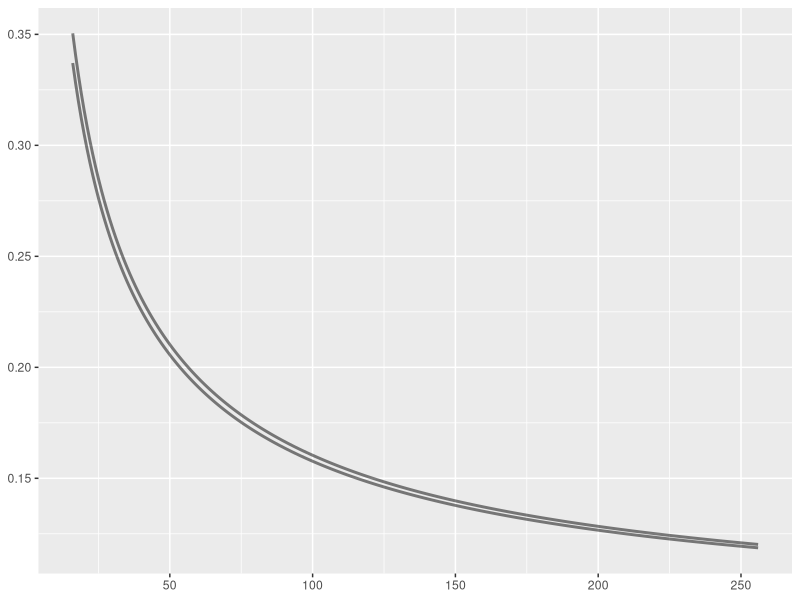
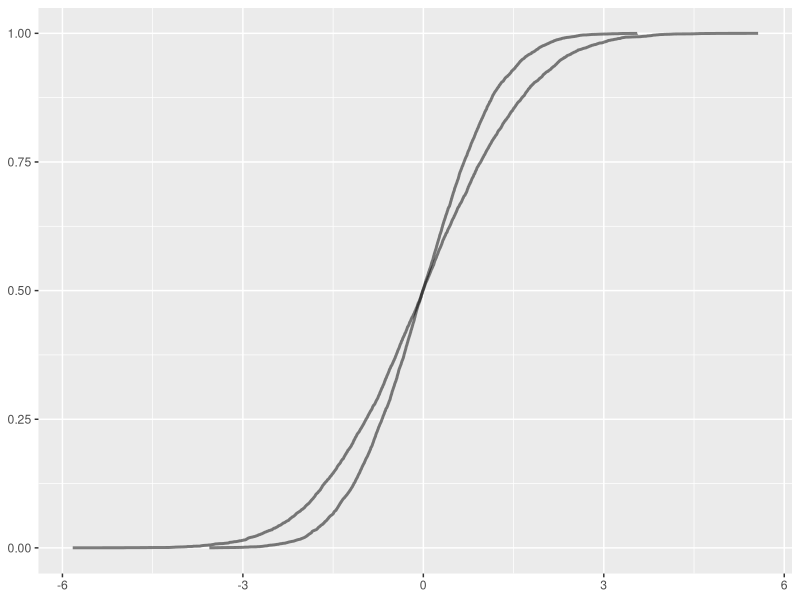
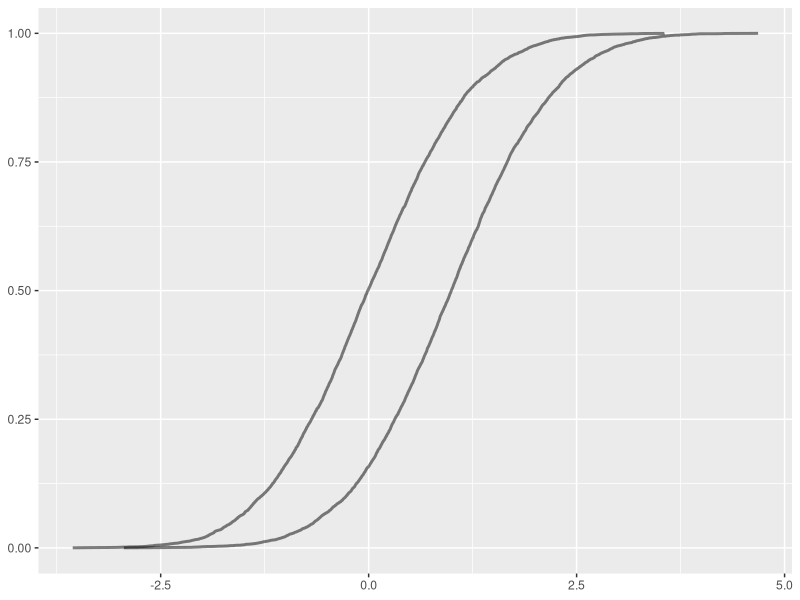
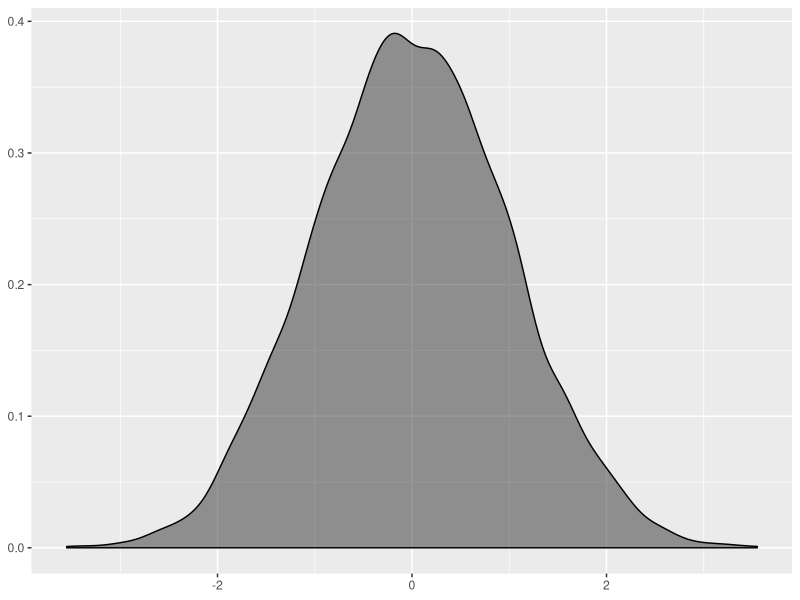
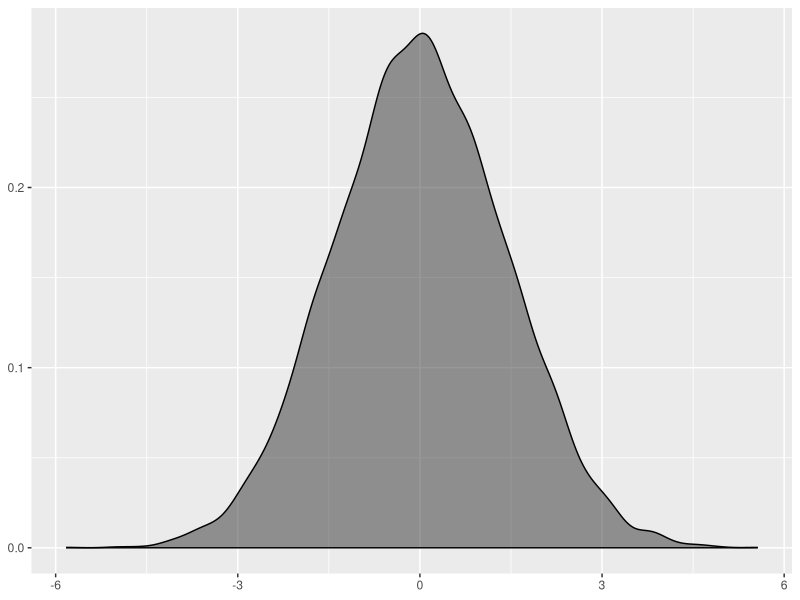
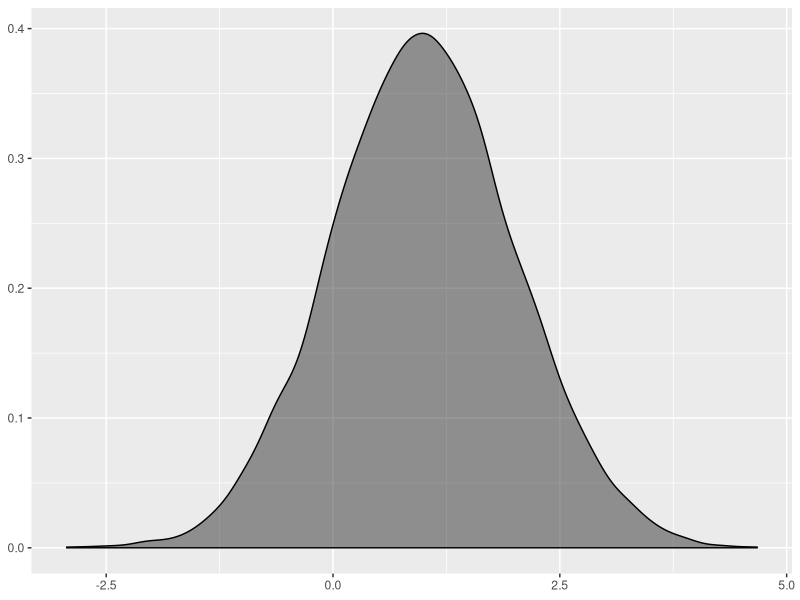
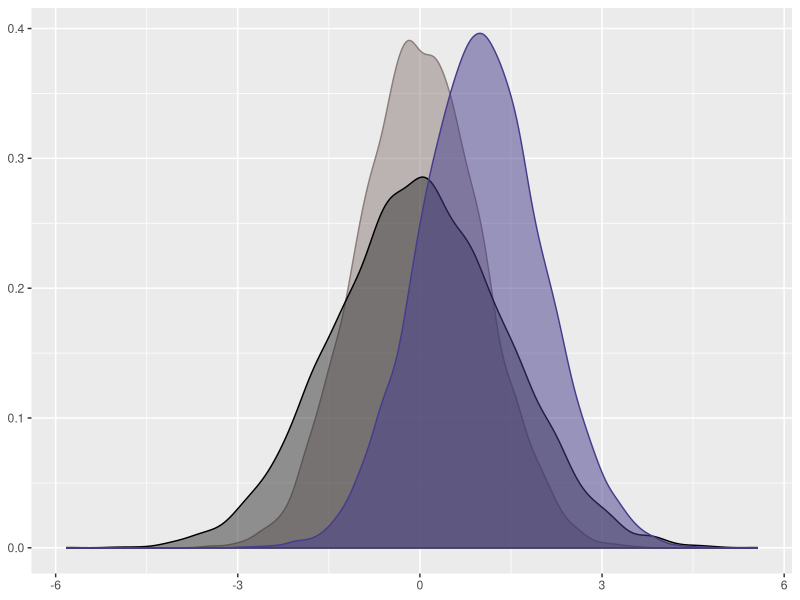
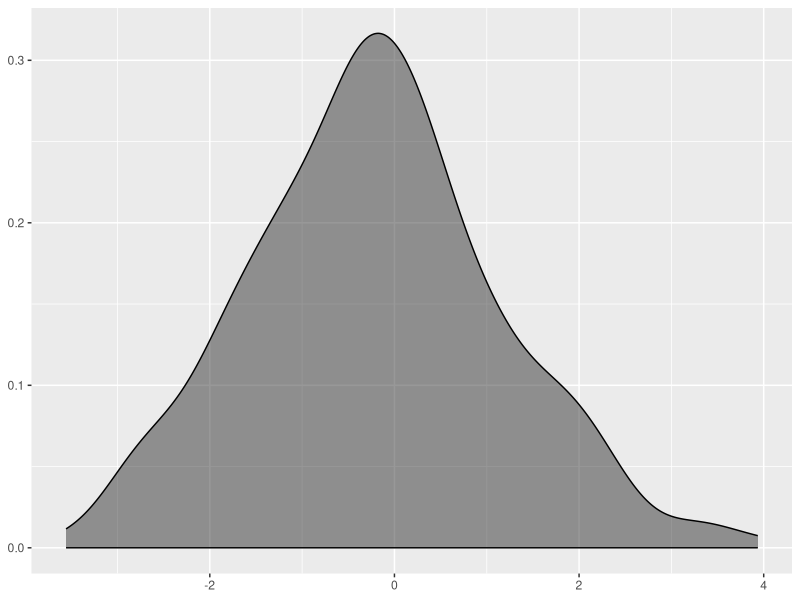

Write R code to recreate these figures, in order.
## ---- chunk 1
require(ggplot2)
require(scales)

knitr::opts_chunk$set(fig.path='../doc/images/')
knitr::opts_chunk$set(out.width = '400px')
knitr::opts_chunk$set(dpi=200)
## ---- chunk 2
critical_values <- read.table("critical_values.tsv", sep="\t", header=TRUE)
colnames(critical_values) <- c("n1", "n2", "confidence", "numerical_recipes")
critical_values$confidence <- as.numeric(as.character(critical_values$confidence))
critical_values$n1 <- as.numeric(as.character(critical_values$n1))
critical_values$n2 <- as.numeric(as.character(critical_values$n2))
critical_values$numerical_recipes <- as.numeric(as.character(critical_values$numerical_recipes))

critical_values <- critical_values[critical_values$confidence == 0.95,]

calculate_critical_value_wikipedia_95 <- function(n1, n2) {  
  factor = (n1 + n2) / (n1 * n2);
  return (1.36 * sqrt(factor));
}

critical_values$wikipedia <- calculate_critical_value_wikipedia_95(
  critical_values$n1, critical_values$n2
)

normal01 <- read.table("normal_0_1.tsv", sep="\t", header=FALSE)
colnames(normal01) <- c("x")
normal01$ecdf <- ecdf(normal01$x)(normal01$x)

normal012 <- read.table("normal_0_1.2.tsv", sep="\t", header=FALSE)
colnames(normal012) <- c("x")
normal012$ecdf <- ecdf(normal012$x)(normal012$x)

normal014 <- read.table("normal_0_1.4.tsv", sep="\t", header=FALSE)
colnames(normal014) <- c("x")
normal014$ecdf <- ecdf(normal014$x)(normal014$x)

normal02 <- read.table("normal_0_2.tsv", sep="\t", header=FALSE)
colnames(normal02) <- c("x")
normal02$ecdf <- ecdf(normal02$x)(normal02$x)

normal021 <- read.table("normal_0_2.1.tsv", sep="\t", header=FALSE)
colnames(normal021) <- c("x")
normal021$ecdf <- ecdf(normal021$x)(normal021$x)

normal022 <- read.table("normal_0_2.2.tsv", sep="\t", header=FALSE)
colnames(normal022) <- c("x")
normal022$ecdf <- ecdf(normal022$x)(normal022$x)

normal023 <- read.table("normal_0_2.3.tsv", sep="\t", header=FALSE)
colnames(normal023) <- c("x")
normal023$ecdf <- ecdf(normal023$x)(normal023$x)

normal024 <- read.table("normal_0_2.4.tsv", sep="\t", header=FALSE)
colnames(normal024) <- c("x")
normal024$ecdf <- ecdf(normal024$x)(normal024$x)

normal11 <- read.table("normal_1_1.tsv", sep="\t", header=FALSE)
colnames(normal11) <- c("x")
normal11$ecdf <- ecdf(normal11$x)(normal11$x)

http <- read.table("http.tsv", sep="\t", header=TRUE)
colnames(http) <- c("ctime", "dtime", "ttime", "wait")
http$ctime <- as.numeric(as.character(http$ctime))
http$dtime <- as.numeric(as.character(http$dtime))
http$ttime <- as.numeric(as.character(http$ttime))
http$wait <- as.numeric(as.character(http$wait))
http$idx <- 1:nrow(http)
http$ttime_ecdf <- ecdf(http$ttime)(http$ttime)

http1 <- read.table("http.1.tsv", sep="\t", header=TRUE)
colnames(http1) <- c("ctime", "dtime", "ttime", "wait")
http1$ctime <- as.numeric(as.character(http1$ctime))
http1$dtime <- as.numeric(as.character(http1$dtime))
http1$ttime <- as.numeric(as.character(http1$ttime))
http1$wait <- as.numeric(as.character(http1$wait))
http1$idx <- 1:nrow(http1)
http1$ttime_ecdf <- ecdf(http1$ttime)(http1$ttime)

http2 <- read.table("http.2.tsv", sep="\t", header=TRUE)
colnames(http2) <- c("ctime", "dtime", "ttime", "wait")
http2$ctime <- as.numeric(as.character(http2$ctime))
http2$dtime <- as.numeric(as.character(http2$dtime))
http2$ttime <- as.numeric(as.character(http2$ttime))
http2$wait <- as.numeric(as.character(http2$wait))
http2$idx <- 1:nrow(http1)
http2$ttime_ecdf <- ecdf(http2$ttime)(http2$ttime)

http3 <- read.table("http.3.tsv", sep="\t", header=TRUE)
colnames(http3) <- c("ctime", "dtime", "ttime", "wait")
http3$ctime <- as.numeric(as.character(http3$ctime))
http3$dtime <- as.numeric(as.character(http3$dtime))
http3$ttime <- as.numeric(as.character(http3$ttime))
http3$wait <- as.numeric(as.character(http3$wait))
http3$idx <- 1:nrow(http1)
http3$ttime_ecdf <- ecdf(http3$ttime)(http3$ttime)

http4 <- read.table("http.4.tsv", sep="\t", header=TRUE)
colnames(http4) <- c("ctime", "dtime", "ttime", "wait")
http4$ctime <- as.numeric(as.character(http4$ctime))
http4$dtime <- as.numeric(as.character(http4$dtime))
http4$ttime <- as.numeric(as.character(http4$ttime))
http4$wait <- as.numeric(as.character(http4$wait))
http4$idx <- 1:nrow(http1)
http4$ttime_ecdf <- ecdf(http4$ttime)(http4$ttime)

twtr <- read.table("twtr.tsv", sep="\t", header=TRUE)
twtr$open_ecdf <- ecdf(twtr$open)(twtr$open)
twtr$volume_ecdf <- ecdf(twtr$volume)(twtr$volume)
## ---- chunk 3
ggplot(critical_values, aes(x=n2, y=wikipedia)) +
  geom_line(alpha=0.5, size=1) +
  geom_line(alpha=0.5, size=1, aes(x=n2, y=numerical_recipes)) +
  theme(axis.title.x = element_blank(), axis.title.y = element_blank()) +
  scale_y_continuous(labels=comma)
## ---- chunk 4
ggplot(normal01, aes(x=x, y=ecdf)) +
  geom_line(alpha=0.5, size=1) +
  geom_line(data=normal02, alpha=0.5, size=1) +
  theme(axis.title.x = element_blank(), axis.title.y = element_blank()) +
  scale_y_continuous(labels=comma)
## ---- chunk 5
ggplot(normal01, aes(x=x, y=ecdf)) +
  geom_line(alpha=0.5, size=1) +
  geom_line(data=normal11, alpha=0.5, size=1) +
  theme(axis.title.x = element_blank(), axis.title.y = element_blank()) +
  scale_y_continuous(labels=comma)
## ---- chunk 6
ggplot(normal01, aes(x=x)) +
  stat_density(alpha=0.5, colour="black") +
  theme(axis.title.x = element_blank(), axis.title.y = element_blank()) +
  scale_y_continuous(labels=comma)
## ---- chunk 7
ggplot(normal02, aes(x=x)) +
  stat_density(alpha=0.5, colour="black") +
  theme(axis.title.x = element_blank(), axis.title.y = element_blank()) +
  scale_y_continuous(labels=comma)
## ---- chunk 8
ggplot(normal11, aes(x=x)) +
  stat_density(alpha=0.5, colour="black") +
  theme(axis.title.x = element_blank(), axis.title.y = element_blank()) +
  scale_y_continuous(labels=comma)
## ---- chunk 9
ggplot(normal01, aes(x=x)) +
  stat_density(alpha=0.5, colour="mistyrose4", fill="mistyrose4") +
  stat_density(data=normal02, alpha=0.5, colour="black") +
  stat_density(data=normal11, alpha=0.5, colour="slateblue4", fill="slateblue4") +
  theme(axis.title.x = element_blank(), axis.title.y = element_blank()) +
  scale_y_continuous(labels=comma)
## ---- chunk 10
ggplot(normal021, aes(x=x)) +
  stat_density(alpha=0.5, colour="black") +
  theme(axis.title.x = element_blank(), axis.title.y = element_blank()) +
  scale_y_continuous(labels=comma)
## ---- chunk 11
ggplot(normal02, aes(x=x)) +
  stat_density(alpha=0.5, colour="mistyrose4", fill="mistyrose4") +
  stat_density(data=normal021, alpha=0.5, colour="slateblue4", fill="slateblue4") +
  theme(axis.title.x = element_blank(), axis.title.y = element_blank()) +
  scale_y_continuous(labels=comma)
## ---- chunk 12
ggplot(normal02, aes(x=x, y=ecdf)) +
  geom_line(alpha=0.5, size=1) +
  geom_line(data=normal021, alpha=0.5, size=1) +
  theme(axis.title.x = element_blank(), axis.title.y = element_blank()) +
  scale_y_continuous(labels=comma)
## ---- chunk 13
ggplot(normal02, aes(x=x, y=ecdf)) +
  geom_line(alpha=0.5, size=1) +
  geom_line(data=normal022, alpha=0.5, size=1) +
  theme(axis.title.x = element_blank(), axis.title.y = element_blank()) +
  scale_y_continuous(labels=comma)
## ---- chunk 14
ggplot(normal02, aes(x=x, y=ecdf)) +
  geom_line(alpha=0.5, size=1) +
  geom_line(data=normal023, alpha=0.5, size=1) +
  theme(axis.title.x = element_blank(), axis.title.y = element_blank()) +
  scale_y_continuous(labels=comma)
## ---- chunk 15
ggplot(normal02, aes(x=x, y=ecdf)) +
  geom_line(alpha=0.5, size=1) +
  geom_line(data=normal024, alpha=0.5, size=1) +
  theme(axis.title.x = element_blank(), axis.title.y = element_blank()) +
  scale_y_continuous(labels=comma)
## ---- chunk 16
ggplot(normal022, aes(x=x)) +
  stat_density(alpha=0.5, colour="slateblue4", fill="slateblue4") +
  stat_density(data=normal012, alpha=0.5, colour="mistyrose4", fill="mistyrose4") +
  theme(axis.title.x = element_blank(), axis.title.y = element_blank()) +
  scale_y_continuous(labels=comma)
## ---- chunk 17
ggplot(normal022, aes(x=x, y=ecdf)) +
  geom_line(alpha=0.5, size=1) +
  geom_line(data=normal012, alpha=0.5, size=1) +
  theme(axis.title.x = element_blank(), axis.title.y = element_blank()) +
  scale_y_continuous(labels=comma)
## ---- chunk 18
ggplot(normal021, aes(x=x)) +
  stat_density(alpha=0.5, colour="slateblue4", fill="slateblue4") +
  stat_density(data=normal014, alpha=0.5, colour="mistyrose4", fill="mistyrose4") +
  theme(axis.title.x = element_blank(), axis.title.y = element_blank()) +
  scale_y_continuous(labels=comma)
## ---- chunk 19
ggplot(normal021, aes(x=x, y=ecdf)) +
  geom_line(alpha=0.5, size=1) +
  geom_line(data=normal014, alpha=0.5, size=1) +
  theme(axis.title.x = element_blank(), axis.title.y = element_blank()) +
  scale_y_continuous(labels=comma)
## ---- chunk 20
ggplot(http, aes(x=idx, y=ttime)) +
  geom_line(alpha=0.5) +
  theme(axis.title.x = element_blank(), axis.title.y = element_blank()) +
  scale_y_continuous(labels=comma)
## ---- chunk 21
ggplot(http, aes(x=ttime)) +
  stat_density(alpha=0.5, colour="black") +
  theme(axis.title.x = element_blank(), axis.title.y = element_blank()) +
  scale_y_continuous(labels=comma)
## ---- chunk 22
ggplot(http, aes(x=ttime, y=ttime_ecdf)) +
  geom_line(alpha=0.5, size=1) +
  theme(axis.title.x = element_blank(), axis.title.y = element_blank()) +
  scale_y_continuous(labels=comma)
## ---- chunk 23
ggplot(http1, aes(x=idx, y=ttime)) +
  geom_line(alpha=0.5) +
  theme(axis.title.x = element_blank(), axis.title.y = element_blank()) +
  scale_y_continuous(labels=comma)
## ---- chunk 24
ggplot(http1, aes(x=ttime)) +
  stat_density(alpha=0.5, colour="black") +
  theme(axis.title.x = element_blank(), axis.title.y = element_blank()) +
  scale_y_continuous(labels=comma)
## ---- chunk 25
ggplot(http2, aes(x=ttime)) +
  stat_density(alpha=0.5, colour="black") +
  theme(axis.title.x = element_blank(), axis.title.y = element_blank()) +
  scale_y_continuous(labels=comma)
## ---- chunk 26
ggplot(http3, aes(x=ttime)) +
  stat_density(alpha=0.5, colour="black") +
  theme(axis.title.x = element_blank(), axis.title.y = element_blank()) +
  scale_y_continuous(labels=comma)
## ---- chunk 27
ggplot(http4, aes(x=ttime)) +
  stat_density(alpha=0.5, colour="black") +
  theme(axis.title.x = element_blank(), axis.title.y = element_blank()) +
  scale_y_continuous(labels=comma)
## ---- chunk 28
ggplot(http, aes(x=ttime, y=ttime_ecdf)) +
  geom_line(alpha=0.5, size=1) +
  geom_line(data=http4, alpha=0.5, size=1) +
  theme(axis.title.x = element_blank(), axis.title.y = element_blank()) +
  scale_y_continuous(labels=comma)
## ---- chunk 29
ggplot(http1, aes(x=ttime, y=ttime_ecdf)) +
  geom_line(alpha=0.5, size=1) +
  geom_line(data=http4, alpha=0.5, size=1) +
  theme(axis.title.x = element_blank(), axis.title.y = element_blank()) +
  scale_y_continuous(labels=comma)
## ---- chunk 30
ggplot(twtr, aes(x=timestamp, y=open)) +
  geom_line(alpha=0.5) +
  theme(axis.title.x = element_blank(), axis.title.y = element_blank()) +
  scale_y_continuous(labels=comma)
## ---- chunk 31
ggplot(twtr, aes(x=open)) +
  stat_density(alpha=0.5, colour="black") +
  theme(axis.title.x = element_blank(), axis.title.y = element_blank()) +
  scale_y_continuous(labels=comma)
## ---- chunk 32
ggplot(twtr, aes(x=open, y=open_ecdf)) +
  geom_line(alpha=0.5, size=1) +
  theme(axis.title.x = element_blank(), axis.title.y = element_blank()) +
  scale_y_continuous(labels=comma)
## ---- chunk 33
ggplot(twtr, aes(x=timestamp, y=volume)) +
  geom_line(alpha=0.5) +
  theme(axis.title.x = element_blank(), axis.title.y = element_blank()) +
  scale_y_continuous(labels=comma)
## ---- chunk 34
ggplot(twtr, aes(x=volume)) +
  stat_density(alpha=0.5, colour="black") +
  theme(axis.title.x = element_blank(), axis.title.y = element_blank()) +
  # Thousands commas on x axis for large integer trading volumes values.
  scale_x_continuous(labels=comma) +
  scale_y_continuous(labels=comma)
## ---- chunk 35
ggplot(twtr, aes(x=volume, y=volume_ecdf)) +
  geom_line(alpha=0.5, size=1) +
  theme(axis.title.x = element_blank(), axis.title.y = element_blank()) +
  scale_y_continuous(labels=comma)
